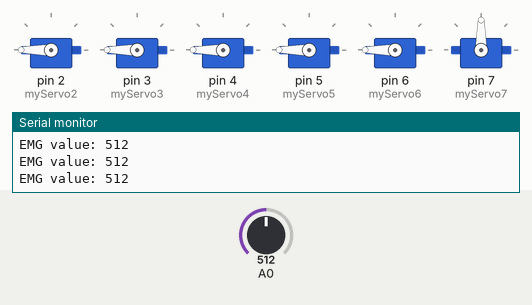
Recording of a sketch running on a simulated Arduino Uno, built with avr-gcc and run on an emulated ATmega328P. On the bench: 6 × servo, the last lines printed to the serial monitor. The inputs (shaded band) are chosen by the test bench; at power-on: A0 = 512.

Above: at 1.2 s.
1.3 s: A0 set to 261
4.3 s: A0 set to 241
At 5.3 s:
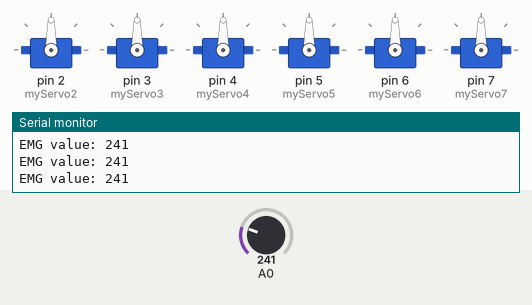
5.8 s: A0 set to 165
8.8 s: A0 set to 137
At 10.0 s:
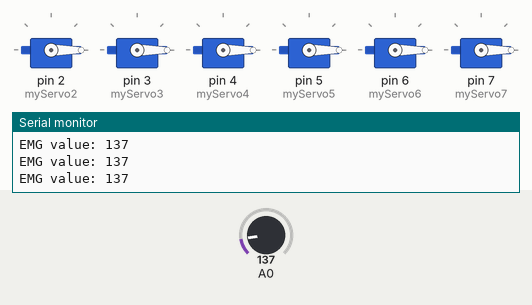
10.3 s: A0 set to 160
At 11.3 s:
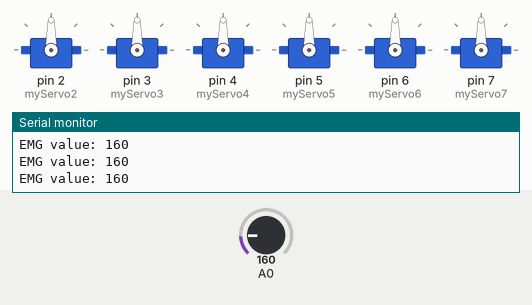
13.3 s: A0 set to 140
At 14.2 s:
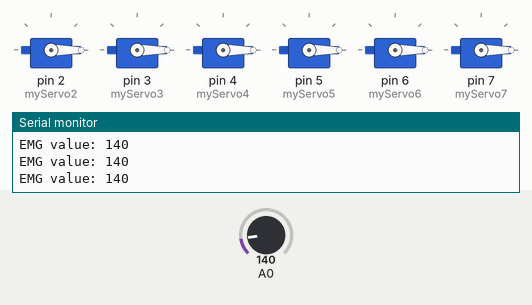
Timing chart, 0 to 16.3 s (numbered marks = the images above; inputs shaded):
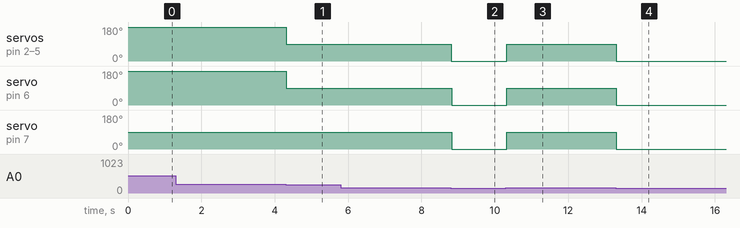

Measured:
- the behaviour switches between 250 and 249 on A0 (found by bisection; images 0 and 1)
- the behaviour switches between 150 and 149 on A0 (found by bisection; images 1 and 2)
- after the input at 4.3 s, servo on pin 2 (myServo2), servo on pin 3 (myServo3), servo on pin 4 (myServo4), servo on pin 5 (myServo5), servo on pin 6 (myServo6): 180° → 90° at once
- after the input at 8.8 s, servo on pin 2 (myServo2), servo on pin 3 (myServo3), servo on pin 4 (myServo4), servo on pin 5 (myServo5), servo on pin 6 (myServo6), servo on pin 7 (myServo7): 90° → 0° at once
- after the input at 10.3 s, servo on pin 2 (myServo2), servo on pin 3 (myServo3), servo on pin 4 (myServo4), servo on pin 5 (myServo5), servo on pin 6 (myServo6), servo on pin 7 (myServo7): 0° → 90° at once
- after the input at 13.3 s, servo on pin 2 (myServo2), servo on pin 3 (myServo3), servo on pin 4 (myServo4), servo on pin 5 (myServo5), servo on pin 6 (myServo6), servo on pin 7 (myServo7): 90° → 0° at once

The sketch:

EMG_control_system.ino
```cpp
/*
  Project: Prosthetics with a touch sensation
  Brunel Univercity London
  ID: 1826711
  The code reads analog input values on pins 0 from EMG-sensor,
  writes it into an individually stored sensor value,
  and prints out the results to a Serial Monitor.
  The code then analyses the magnitude of individual values,
  according to the pre defined threshold sends the specific
  voltage to digital outputs 2,3,4,5,6,7 which are connected
  to servo motors. Servomotors are positioned in a number or angles,
  depending on the EMG values.
 */

  // loading the servo library
#include <Servo.h>
Servo myServo2;
Servo myServo3;
Servo myServo4;
Servo myServo5;
Servo myServo6;
Servo myServo7;

// the setup:
void setup() {
  // initializing the serial communication port (9600 bits/sec):
Serial.begin(9600);
  // attaching the servos to the board:

myServo2.attach(2);
myServo3.attach(3);
myServo4.attach(4);
myServo5.attach(5);
myServo6.attach(6);
myServo7.attach(7);}


// the loop:
void loop() {
  // Reads the input on the analog pin 0,
  // recieves the analog reading (from 0 - 1023):

  int sensorValue0 = analogRead(A0);

  // the analog reading from EMG sensor
  // is then compared with pre-set threshold:


  if (sensorValue0 >= 250) {
    myServo2.write(180);
    myServo3.write(180);
    myServo4.write(180);
    myServo5.write(180);
    myServo6.write(180);
    myServo7.write(90);
  } else if (sensorValue0 >= 150) {
    myServo2.write(90);
    myServo3.write(90);
    myServo4.write(90);
    myServo5.write(90);
    myServo6.write(90);
    myServo7.write(90);
  } else {
    myServo2.write(0);
    myServo3.write(0);
    myServo4.write(0);
    myServo5.write(0);
    myServo6.write(0);
    myServo7.write(0);
  }

  // print out the FSR values of EMG sensor:

  Serial.print("EMG value: ");
  Serial.print(sensorValue0);
  Serial.println("   ");

// provides a reasonable dalay for screen readibility.
// and saves the electric power on computing:

  delay(10);
  }
```
